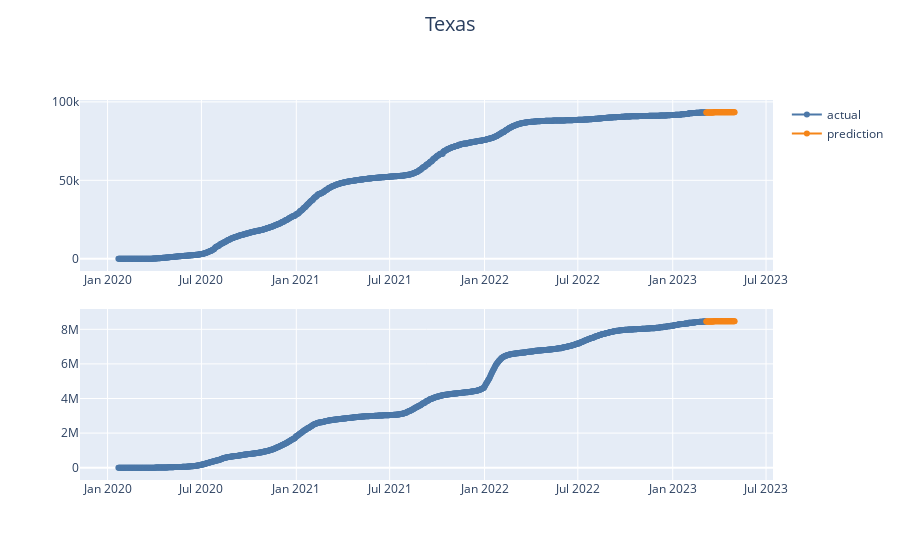

Notebook code for this chart:
### Markdown cell above
### Cleaning up the subplots

* Use two for-loops to plot two traces on each graph
* Colors made to be the same for both subplots

### Code cell
from plotly.colors import qualitative
COLORS = qualitative.T10[:2]
KINDS = 'Deaths', 'Cases'
dfs = {'actual': df_texas_actual, 'prediction': df_texas_pred}

fig = make_subplots(rows=2, cols=1, vertical_spacing=0.1)
for row, kind in enumerate(KINDS, start=1):
    for i, (name, df) in enumerate(dfs.items()):
        fig.add_scatter(x=df.index, 
                        y=df[kind], 
                        mode="lines+markers", 
                        name=name,
                        line={"color": COLORS[i]},
                        row=row,
                        showlegend=row==1,
                        col=1)
    
fig.update_layout(title={"text": "Texas", 
                         "x": 0.5, 
                         "y": 0.97, 
                         "font": {"size": 20}})
fig
